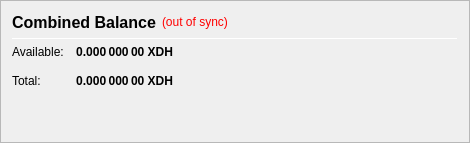
                   <widget class="QFrame" name="frame_CombinedBalances">
                    <property name="minimumSize">
                     <size>
                      <width>470</width>
                      <height>0</height>
                     </size>
                    </property>
                    <property name="frameShape">
                     <enum>QFrame::StyledPanel</enum>
                    </property>
                    <property name="frameShadow">
                     <enum>QFrame::Raised</enum>
                    </property>
                    <layout class="QVBoxLayout" name="verticalLayout_5">
                     <item>
                      <layout class="QHBoxLayout" name="horizontalLayout_5" stretch="0,0,0">
                       <item>
                        <widget class="QLabel" name="label_5z">
                         <property name="minimumSize">
                          <size>
                           <width>0</width>
                           <height>20</height>
                          </size>
                         </property>
                         <property name="font">
                          <font>
                           <pointsize>12</pointsize>
                           <weight>75</weight>
                           <bold>true</bold>
                          </font>
                         </property>
                         <property name="toolTip">
                          <string>Combined Balance (including unconfirmed and immature coins)</string>
                         </property>
                         <property name="text">
                          <string>Combined Balance</string>
                         </property>
                        </widget>
                       </item>
                       <item>
                        <widget class="QLabel" name="labelWalletStatus">
                         <property name="cursor">
                          <cursorShape>WhatsThisCursor</cursorShape>
                         </property>
                         <property name="toolTip">
                          <string>The displayed information may be out of date. Your wallet automatically synchronizes with the Dilithium network after a connection is established, but this process has not completed yet.</string>
                         </property>
                         <property name="styleSheet">
                          <string notr="true">QLabel { color: red; }</string>
                         </property>
                         <property name="text">
                          <string notr="true">(out of sync)</string>
                         </property>
                         <property name="alignment">
                          <set>Qt::AlignLeading|Qt::AlignLeft|Qt::AlignVCenter</set>
                         </property>
                        </widget>
                       </item>
                       <item>
                        <spacer name="horizontalSpacer_1">
                         <property name="orientation">
                          <enum>Qt::Horizontal</enum>
                         </property>
                         <property name="sizeHint" stdset="0">
                          <size>
                           <width>40</width>
                           <height>20</height>
                          </size>
                         </property>
                        </spacer>
                       </item>
                      </layout>
                     </item>
                     <item>
                      <widget class="Line" name="line_CombinedBalance">
                       <property name="minimumSize">
                        <size>
                         <width>0</width>
                         <height>1</height>
                        </size>
                       </property>
                       <property name="maximumSize">
                        <size>
                         <width>16777215</width>
                         <height>1</height>
                        </size>
                       </property>
                       <property name="orientation">
                        <enum>Qt::Horizontal</enum>
                       </property>
                      </widget>
                     </item>
                     <item>
                      <layout class="QGridLayout" name="gridLayout_3">
                       <property name="spacing">
                        <number>12</number>
                       </property>
                       <item row="1" column="0">
                        <widget class="QLabel" name="labelBalanceTextz">
                         <property name="text">
                          <string>Available:</string>
                         </property>
                        </widget>
                       </item>
                       <item row="1" column="1">
                        <widget class="QLabel" name="labelBalancez">
                         <property name="font">
                          <font>
                           <weight>75</weight>
                           <bold>true</bold>
                          </font>
                         </property>
                         <property name="cursor">
                          <cursorShape>IBeamCursor</cursorShape>
                         </property>
                         <property name="toolTip">
                          <string>Your current spendable balance</string>
                         </property>
                         <property name="text">
                          <string notr="true">0.000 000 00 XDH</string>
                         </property>
                         <property name="alignment">
                          <set>Qt::AlignRight|Qt::AlignTrailing|Qt::AlignVCenter</set>
                         </property>
                         <property name="textInteractionFlags">
                          <set>Qt::LinksAccessibleByMouse|Qt::TextSelectableByKeyboard|Qt::TextSelectableByMouse</set>
                         </property>
                        </widget>
                       </item>
                       <item row="2" column="0">
                        <widget class="QLabel" name="labelTotalTextz">
                         <property name="text">
                          <string>Total:</string>
                         </property>
                        </widget>
                       </item>
                       <item row="2" column="1">
                        <widget class="QLabel" name="labelTotalz">
                         <property name="font">
                          <font>
                           <weight>75</weight>
                           <bold>true</bold>
                          </font>
                         </property>
                         <property name="cursor">
                          <cursorShape>IBeamCursor</cursorShape>
                         </property>
                         <property name="toolTip">
                          <string>Total Balance, including all unavailable coins.</string>
                         </property>
                         <property name="text">
                          <string notr="true">0.000 000 00 XDH</string>
                         </property>
                         <property name="alignment">
                          <set>Qt::AlignRight|Qt::AlignTrailing|Qt::AlignVCenter</set>
                         </property>
                         <property name="textInteractionFlags">
                          <set>Qt::LinksAccessibleByMouse|Qt::TextSelectableByKeyboard|Qt::TextSelectableByMouse</set>
                         </property>
                        </widget>
                       </item>
                       <item row="2" column="3">
                        <spacer name="horizontalSpacer_2">
                         <property name="orientation">
                          <enum>Qt::Horizontal</enum>
                         </property>
                         <property name="sizeHint" stdset="0">
                          <size>
                           <width>40</width>
                           <height>20</height>
                          </size>
                         </property>
                        </spacer>
                       </item>
                      </layout>
                     </item>
                     <item>
                      <spacer name="verticalSpacer_1">
                       <property name="orientation">
                        <enum>Qt::Vertical</enum>
                       </property>
                       <property name="sizeHint" stdset="0">
                        <size>
                         <width>20</width>
                         <height>40</height>
                        </size>
                       </property>
                      </spacer>
                     </item>
                    </layout>
                   </widget>
